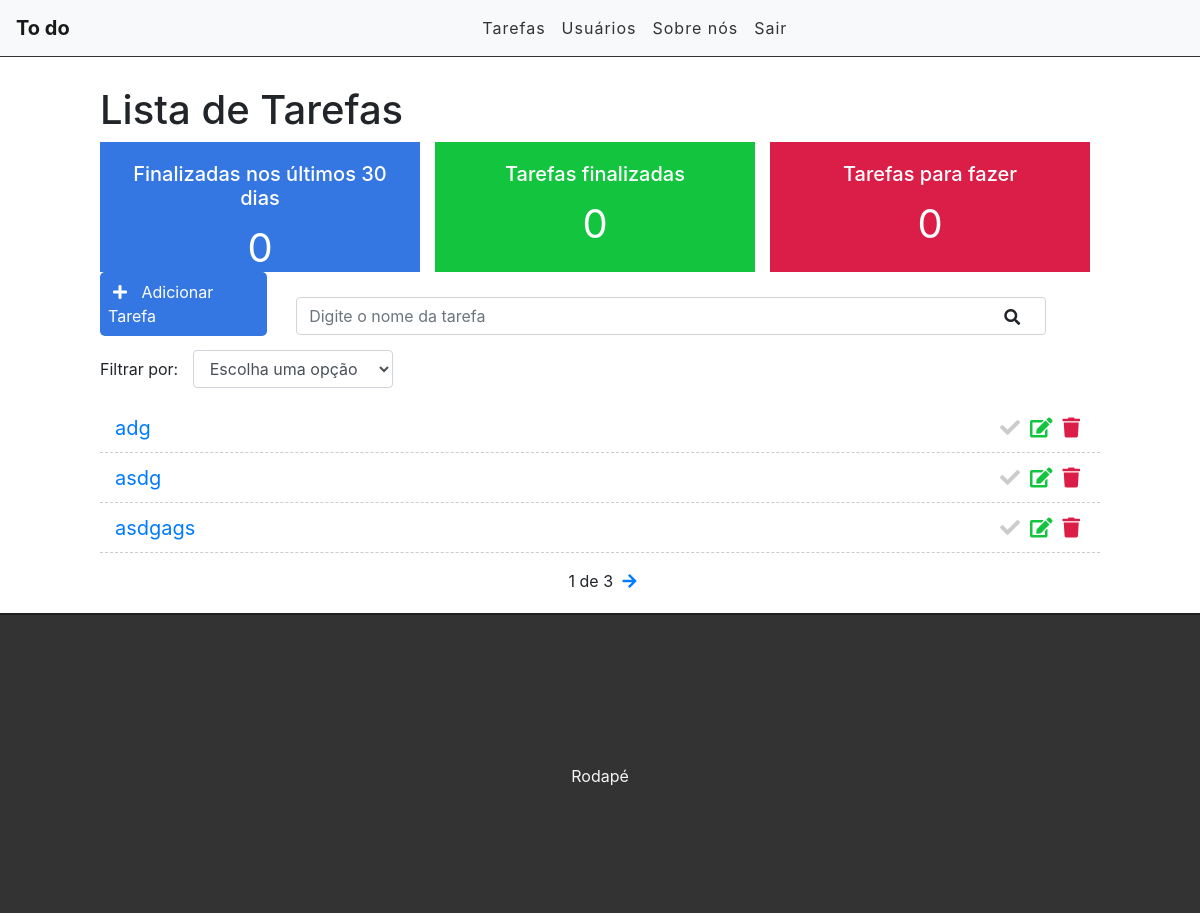
Page / (signed in) on the earlier database version.
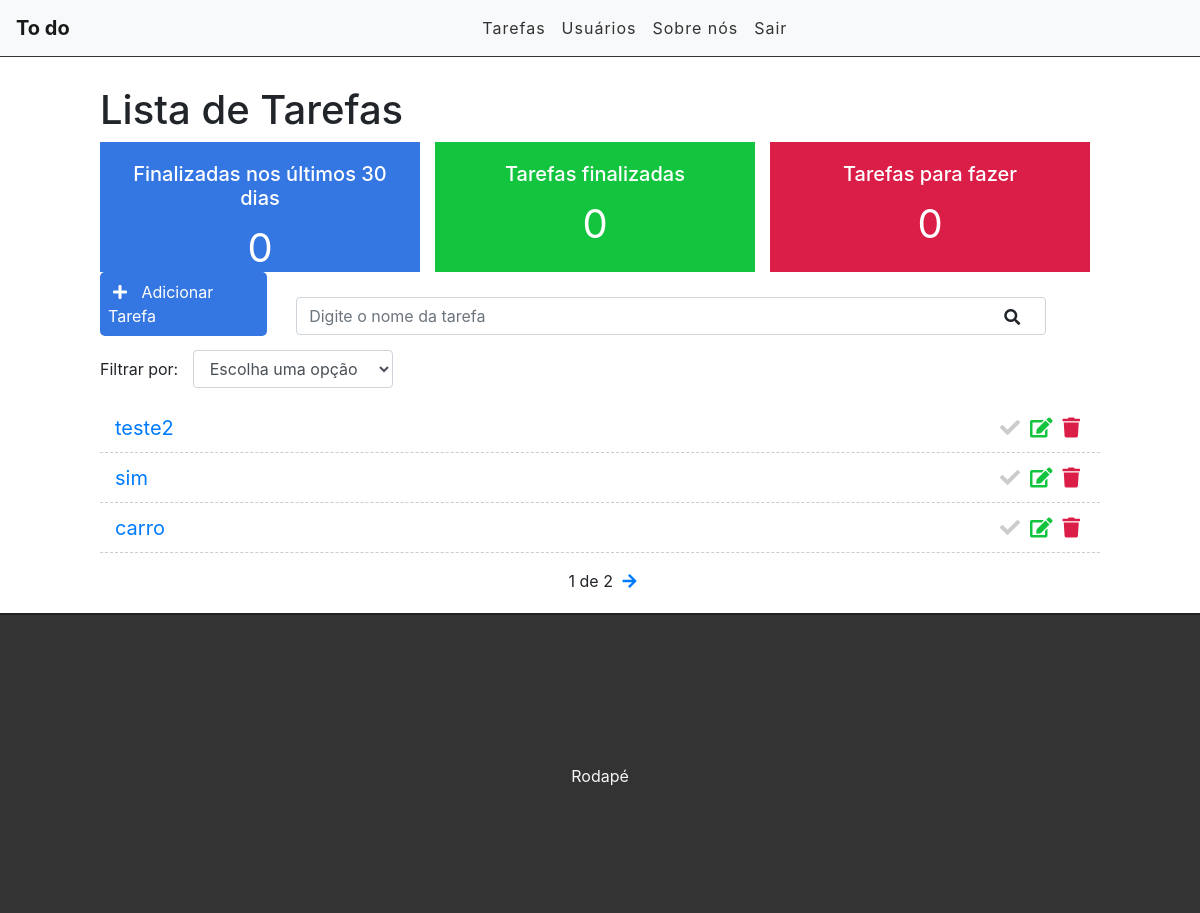
Same page on the later database version.
### tasks/models.py (models this page shows, shortened)
class Task(models.Model):
    STATUS = (
        ('doing', 'Doing'),
        ('done', 'Done'),
    )
    title = models.CharField(max_length=255)
    description = models.TextField()
    done = models.CharField(
        max_length=5,
        choices=STATUS,
    )
    user = models.ForeignKey(get_user_model(), on_delete=models.CASCADE)
    created_at = models.DateTimeField(auto_now_add=True)
    updated_at = models.DateTimeField(auto_now=True)

### tasks/views.py (the view)
# urls.py: path('', views.taskList, name='task-list'),
@login_required
def taskList(request):
    search = request.GET.get('search')
    filter = request.GET.get('filter')
    tasksDoneRecently = Task.objects.filter(done='done', updated_at__gt=datetime.datetime.now()-datetime.timedelta(days=30)).count()
    tasksDone = Task.objects.filter(done='done', user=request.user).count()
    tasksDoing = Task.objects.filter(done='done', user=request.user).count()
    if search:
        tasks = Task.objects.filter(title__icontains=search, user=request.user)
    elif filter:
       tasks = Task.objects.filter(done=filter, user=request.user)
    else:
        tasks_list = Task.objects.all().order_by('-created_at').filter(user=request.user)
        paginator = Paginator(tasks_list, 3)
        page = request.GET.get('page')
        tasks = paginator.get_page(page)
    return render(request, 'tasks/list.html',
        {'tasks': tasks, 'tasksrecently': tasksDoneRecently, 'tasksdone': tasksDone, 'tasksdoing': tasksDoing})

### tasks/templates/tasks/list.html (shortened to what this page needs)
{% extends 'base.html' %}
{% block content %}
<div class="offset-1 col-10 list-div">
    <h1>Lista de Tarefas</h1>
    <div class="container dashboard">
        <div class="col-4 dashboard-box" id="dasboard-lastdays">
            <h4>Finalizadas nos últimos 30 dias</h4>
            <span>{{ tasksrecently }}</span>
        </div>
        <div class="col-4 dashboard-box" id="dasboard-done">
            <h4>Tarefas finalizadas</h4>
            <span>{{ tasksdone }}</span>
        </div>
        <div class="col-4 dashboard-box" id="dasboard-doing">
            <h4>Tarefas para fazer</h4>
            <span>{{ tasksdoing }}</span>
        </div>
    </div>
    <a id="add-link" href="newtask/">
        <div class="col-2 add-div">
            <i class="fas fa-plus"></i> Adicionar Tarefa
        </div>
    </a>
    <div class="col-9 search-div">
        <form method="GET" id="search-form">
            <input class="form-control" type="text" id="search" name="search" placeholder="Digite o nome da tarefa" value="{{ request.GET.search}}">
            <i class="fas fa-search" id="search-btn"></i>
        </form>
    </div>
    <div class="col-12 filter-div">
        <span>Filtrar por:</span>
        <select name="filter" id="filter" class="form-control">
            <option value="">Escolha uma opção</option>
        </select>
    </div>
    <ul class="task-list">
    {% for task in tasks%}
    {% if task.done == 'doing' %}
            <li class="task-item">
        {% else %}
            <li class="task-item done">
        {% endif %}
            <span><a href="/task/{{task.id}}">{{task.title}}</a></span>
            <a href="delete/{{task.id}}" class="delete-btn"><span><i class="fas fa-trash"></i></span></a>
            <a href="edit/{{task.id}}"><span><i class="fas fa-edit"></i></span></a>
            <a href="changestatus/{{task.id}}"><span><i class="fas fa-check"></i></span></a>
        </li>
        {% endfor %}
    </ul>
    <div class="pagination">
        <span class="step-links">
            {% if tasks.paginator.num_pages %}
            <span class="current">
                {{ tasks.number }} de {{ tasks.paginator.num_pages }}
            </span>
            {% endif %}
            {% if tasks.has_next %}
                <a href="?page={{ tasks.next_page_number }}"><i class="fas fa-arrow-right"></i></a>
            {% endif %}
    </div>
</div>
{% endblock %}

Differences in the rows shown:
removed Task: title "adg"
removed Task: title "asdg"
removed Task: title "asdgags"
added Task: title "teste2"
added Task: title "sim"
added Task: title "carro"
Other differences:
{{ tasks.paginator.num_pages }}: "3" → "2"
